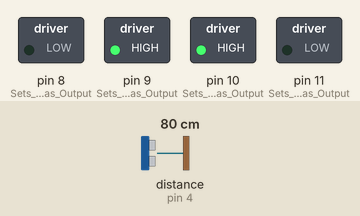
A sketch run on a simulated Arduino Uno, built with avr-gcc and run on an emulated ATmega328P. Parts: switched loads named in the sketch (green lamp = pin HIGH). Wiring (inferred from the names in the program): ultrasonic range finder: trigger pin 3; echo pin 4. Dashed ring = blinking. The inputs (shaded band) are chosen by the test bench; at power-on: distance to the obstacle (sensor on pin 4) 80 cm. The echo pulse lasts 58.3 µs per cm; pins used as bus, display or sensor lines are not drawn.

Above: at 1.2 s.
1.3 s: distance to the obstacle (sensor on pin 4) set to 24 cm
2.8 s: distance to the obstacle (sensor on pin 4) set to 20 cm
At 3.8 s:
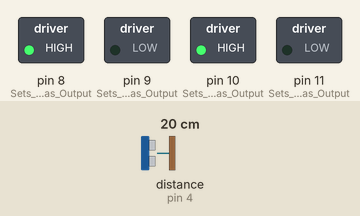
5.8 s: distance to the obstacle (sensor on pin 4) set to 35 cm
At 6.9 s:
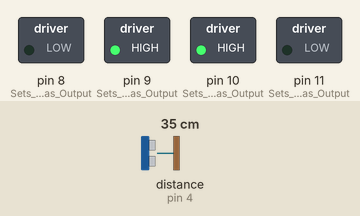
7.7 s: distance to the obstacle (sensor on pin 4) set to 2 cm
At 8.1 s:
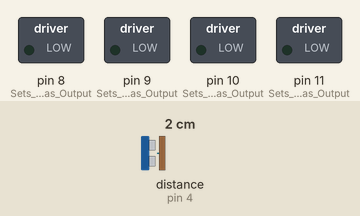
Timing chart, 0 to 11.7 s (numbered marks = the images above; inputs shaded):
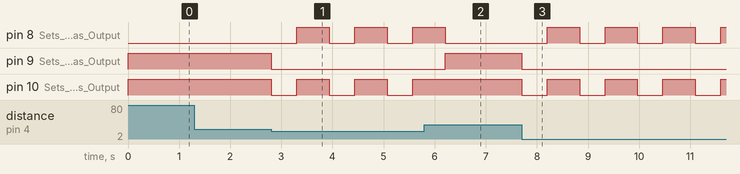

The sketch:

Obstacle_Avoider_Stationary_Ultrasonic_Sensor.ino
```cpp
/*
  Obstacle avoider robot with non moving Ultrasonic Sensor

  Robot senses obstacle and chooses its direction to move further
  Stationary Ultrasonic Sensor is used to sense obstacle
  Robot moves are contolled by changing polarities of BO motors
  Distance between Obstacle and Robot is measured by fixed Ultrasonic Sensor

  Note : All delay times used in code can varied according to choice

  Circuit involves:
  UNIKO EKAM, 1 HC SR04 ULTRASONIC SENSOR, 2 BO MOTORS, MOTOR DRIVER, BATTERY, WIRES, CHASIS

  Connections:
  All the modules are arranged on Chasis and fixed by screws
  On Uniko Ekam board motor driver is fixed to drive the 2 BO motors
  Pin 8,9,10,11 are connected to motor driver to control polarities of motors
  Ultrasonic Sensor is fixed at front, pin 3 and pin 4 is set as trigger pin and echo pin of ultrasonic sensor
  Battery is used to power the board

  Created by
  Pratik Vijay Bhosale
  Last modified on
  04 February,2019
*/

void forward();   //function prototype
void left(int deg);    //function prototype
void stp();   //function prototype
int distance();   //function prototype

int triggerPin = 3;   //define pin 3 for triggerPin
int echoPin = 4;      //define pin 4 for echoPin
double duration;    //declare variable duration of type double to store duration taken by sound wave
int dist;   //declare variable dist to store calculated distance between robot and obstacle

void setup()
{
  pinMode(8,OUTPUT);    //Sets pin 8 as Output
  pinMode(9,OUTPUT);    //Sets pin 9 as Output
  pinMode(10,OUTPUT);   //Sets pin 10 as Output
  pinMode(11,OUTPUT);   //Sets pin 11 as Output
  pinMode(triggerPin,OUTPUT);    //Sets the triggerPin as Output
  pinMode(echoPin,INPUT);    //Sets the echoPin as Input
}

void loop()
{
  if(distance()>20)   //Do this if distance of robot from obstacle is greater than 20cm (Distance to avoid can be varied)
  {
    forward();    //Function to move robot in forward direction
  }
  else    //Do this if distance of robot from obstacle is less than or equal to 20cm
  {
    stp();    //Function to stop robot
    delay(500);   //Wait for 500ms
    left(90);   //Function to take left turn by 90 degree
  }
}

void forward()    //Function to move robot in forward direction
{
  digitalWrite(8,LOW);    //Set pin 8 at low
  digitalWrite(9,HIGH);   //Set pin 9 at high
  digitalWrite(10,HIGH);   //Set pin 10 at high
  digitalWrite(11,LOW);   //Set pin 11 at low
}

void stp()    //Function to stop robot
{
  digitalWrite(8,LOW);    //Set pin 8 at low
  digitalWrite(9,LOW);   //Set pin 9 at low
  digitalWrite(10,LOW);   //Set pin 10 at low
  digitalWrite(11,LOW);   //Set pin 11 at low
}

void left(int deg)   //Function to take left turn by input degree
{
  for(int i=0;i<deg;i++)    //Loop till Robot turn by input degree
  {
    digitalWrite(8,HIGH);   //Set pin 8 at high
    digitalWrite(9,LOW);    //Set pin 9 at low
    digitalWrite(10,HIGH);    //Set pin 10 at high
    digitalWrite(11,LOW);   //Set pin 11 at low
    delay(7.5);   //Wait for 7.5ms (This delay time can be varied wrt power input)
  }
}

int distance()    //function to calculate and return distance between robot from obstacle
{
  digitalWrite(triggerPin,HIGH);    //Sets the triggerPin on HIGH state for 10 micro seconds
  delayMicroseconds(10);            //Wait for 10 micro seconds
  digitalWrite(triggerPin,LOW);     //Sets the triggerPin on LOW state
  duration = pulseIn(echoPin,HIGH);   //Reads the echoPin, returns the sound wave travel time in microseconds to variable duration
  dist = duration*0.034/2;   // Calculating the distance in centimeter
  return dist;    //return calculated distance between robot and obstacle
}
```

Measured:
- the behaviour switches between 22 and 21 cm on distance to the obstacle (sensor on pin 4) (found by bisection; images 0 and 1)
- after the input at 1.3 s, every drawn part: stays the same
- after the input at 2.8 s, pin 8 (Sets_pin_8_as_Output): alternates HIGH for 0.63 s and LOW for 0.50 s, starting after 0.50 s; pin 9 (Sets_pin_9_as_Output): HIGH → LOW at once; pin 10 (Sets_pin_10_as_Output): alternates HIGH for 0.63 s and LOW for 0.50 s, starting at once
- after the input at 5.8 s, pin 8 (Sets_pin_8_as_Output): goes on until 6.2 s, then stays LOW; pin 9 (Sets_pin_9_as_Output): LOW → HIGH after 0.41 s; pin 10 (Sets_pin_10_as_Output): stays HIGH (without the input it goes to LOW after 0.40 s)
- after the input at 7.7 s, pin 8 (Sets_pin_8_as_Output): alternates HIGH for 0.63 s and LOW for 0.50 s, starting after 0.50 s; pin 9 (Sets_pin_9_as_Output): HIGH → LOW at once; pin 10 (Sets_pin_10_as_Output): alternates HIGH for 0.63 s and LOW for 0.50 s, starting at once
